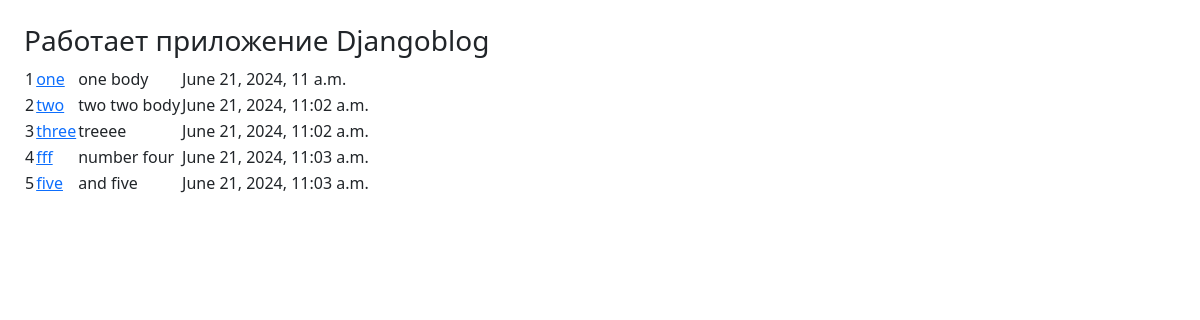
The page /articles/ on the database as committed earlier.
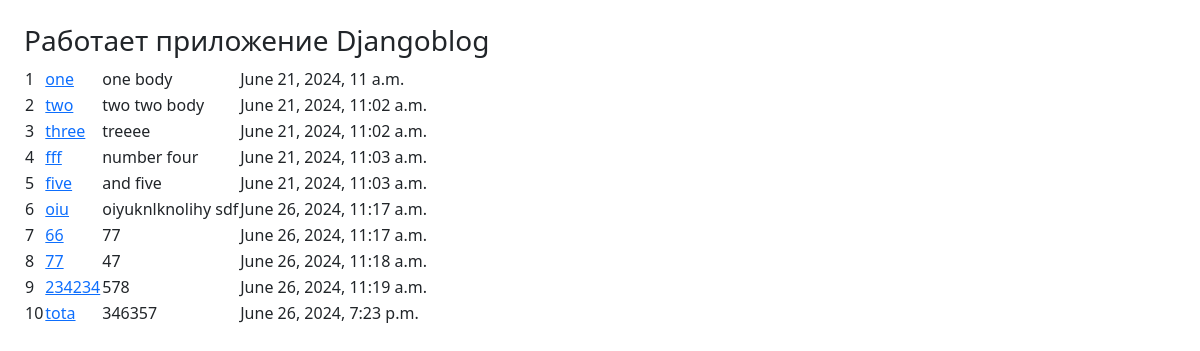
The same page on the database as committed later.
### djangoblog/article/models.py (models this page shows, shortened)
class Article(models.Model):
    name = models.CharField(max_length=200)
    body = models.TextField()
    created_at = models.DateTimeField(auto_now_add=True)
    updated_at = models.DateTimeField(auto_now=True)

### djangoblog/article/views.py (the view)
# urls.py: path('', views.ArticleView.as_view(), name='articles'),
class ArticleView(View):
    def get(self, request, *args, **kwargs):
        name = 'Djangoblog'
        a = Article.objects.all()
        return render(request, 'articles/index.html', context={'name': name, 'article': a})

### djangoblog/templates/articles/index.html (shortened to what this page needs)
<!DOCTYPE html>
<html lang="en">
<head>
    <link href="https://cdn.jsdelivr.net/npm/bootstrap@5.3.3/dist/css/bootstrap.min.css" rel="stylesheet">
</head>
<body>
    <div class="p-4">
        <h3>Работает приложение {{ name }}</h3>
        <table>
            {% for a in article %}
                <tr>
                    <td>{{ a.id }}</td>
                    <td><a href="{% url 'tag_and_article' a.id %}">{{ a.name }}</a></td>
                    <td>{{ a.body }}</td>
                    <td>{{ a.created_at }}</td>
                </tr>
            {% endfor %}
        </table>
    </div>
</body>
</html>

Rows that differ between the two databases and show on the page:
added Article: id "6", name "oiu", body "oiyuknlknolihy sdf", created_at "June 26, 2024, 11:17 a.m."
added Article: id "7", name "66", body "77", created_at "June 26, 2024, 11:17 a.m."
added Article: id "8", name "77", body "47", created_at "June 26, 2024, 11:18 a.m."
added Article: id "9", name "234234", body "578", created_at "June 26, 2024, 11:19 a.m."
added Article: id "10", name "tota", body "346357", created_at "June 26, 2024, 7:23 p.m."
